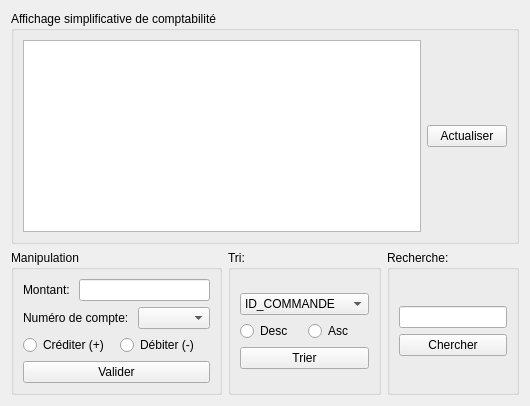
          <widget class="QWidget" name="tab_3">
           <attribute name="title">
            <string>Gestion de comptabilité</string>
           </attribute>
           <layout class="QVBoxLayout" name="verticalLayout_36">
            <item>
             <widget class="QGroupBox" name="groupBox_18">
              <property name="title">
               <string>Affichage simplificative de comptabilité</string>
              </property>
              <layout class="QHBoxLayout" name="horizontalLayout_35">
               <item>
                <widget class="QTableView" name="tableViewCommandes_2"/>
               </item>
               <item>
                <widget class="QPushButton" name="pushButton_actualier_3">
                 <property name="text">
                  <string>Actualiser</string>
                 </property>
                </widget>
               </item>
              </layout>
             </widget>
            </item>
            <item>
             <layout class="QHBoxLayout" name="horizontalLayout_36">
              <item>
               <widget class="QGroupBox" name="groupBox_19">
                <property name="title">
                 <string>Manipulation</string>
                </property>
                <layout class="QVBoxLayout" name="verticalLayout_39">
                 <item>
                  <layout class="QVBoxLayout" name="verticalLayout_40">
                   <item>
                    <layout class="QHBoxLayout" name="horizontalLayout_37">
                     <item>
                      <widget class="QLabel" name="label_19">
                       <property name="text">
                        <string>Montant: </string>
                       </property>
                      </widget>
                     </item>
                     <item>
                      <widget class="QLineEdit" name="lineEdit_montant"/>
                     </item>
                    </layout>
                   </item>
                   <item>
                    <layout class="QHBoxLayout" name="horizontalLayout_38">
                     <item>
                      <widget class="QLabel" name="label_22">
                       <property name="text">
                        <string>Numéro de compte: </string>
                       </property>
                      </widget>
                     </item>
                     <item>
                      <widget class="QComboBox" name="comboBox_n_compte"/>
                     </item>
                    </layout>
                   </item>
                   <item>
                    <layout class="QHBoxLayout" name="horizontalLayout_39">
                     <item>
                      <widget class="QRadioButton" name="radioButton_crediter">
                       <property name="text">
                        <string>Créditer (+)</string>
                       </property>
                      </widget>
                     </item>
                     <item>
                      <widget class="QRadioButton" name="radioButton_debiter">
                       <property name="text">
                        <string>Débiter (-)</string>
                       </property>
                      </widget>
                     </item>
                    </layout>
                   </item>
                   <item>
                    <widget class="QPushButton" name="pushButton_valider_compta">
                     <property name="text">
                      <string>Valider</string>
                     </property>
                    </widget>
                   </item>
                  </layout>
                 </item>
                </layout>
               </widget>
              </item>
              <item>
               <widget class="QGroupBox" name="groupBox_20">
                <property name="title">
                 <string>Tri:</string>
                </property>
                <layout class="QVBoxLayout" name="verticalLayout_41">
                 <item>
                  <layout class="QVBoxLayout" name="verticalLayout_42">
                   <item>
                    <widget class="QComboBox" name="comboBox_Tri_3">
                     <item>
                      <property name="text">
                       <string>ID_COMMANDE</string>
                      </property>
                     </item>
                     <item>
                      <property name="text">
                       <string>N_COMPTE</string>
                      </property>
                     </item>
                     <item>
                      <property name="text">
                       <string>NOM_COMPTE</string>
                      </property>
                     </item>
                     <item>
                      <property name="text">
                       <string>TYPE_COMPTE</string>
                      </property>
                     </item>
                     <item>
                      <property name="text">
                       <string>SOLDE_COMPTE</string>
                      </property>
                     </item>
                    </widget>
                   </item>
                   <item>
                    <layout class="QHBoxLayout" name="horizontalLayout_40">
                     <item>
                      <widget class="QRadioButton" name="radioButton_Tri_Desc_3">
                       <property name="text">
                        <string>Desc</string>
                       </property>
                      </widget>
                     </item>
                     <item>
                      <widget class="QRadioButton" name="radioButton_Tri_Asc_3">
                       <property name="text">
                        <string>Asc</string>
                       </property>
                      </widget>
                     </item>
                    </layout>
                   </item>
                   <item>
                    <widget class="QPushButton" name="pushButton_Trier_3">
                     <property name="text">
                      <string>Trier</string>
                     </property>
                    </widget>
                   </item>
                  </layout>
                 </item>
                </layout>
               </widget>
              </item>
              <item>
               <widget class="QGroupBox" name="groupBox_21">
                <property name="title">
                 <string>Recherche:</string>
                </property>
                <layout class="QVBoxLayout" name="verticalLayout_43">
                 <item>
                  <layout class="QVBoxLayout" name="verticalLayout_44">
                   <item>
                    <widget class="QLineEdit" name="lineEdit_Recherche_3"/>
                   </item>
                   <item>
                    <widget class="QPushButton" name="pushButton_Chercher_4">
                     <property name="text">
                      <string>Chercher</string>
                     </property>
                    </widget>
                   </item>
                  </layout>
                 </item>
                </layout>
               </widget>
              </item>
             </layout>
            </item>
           </layout>
          </widget>
